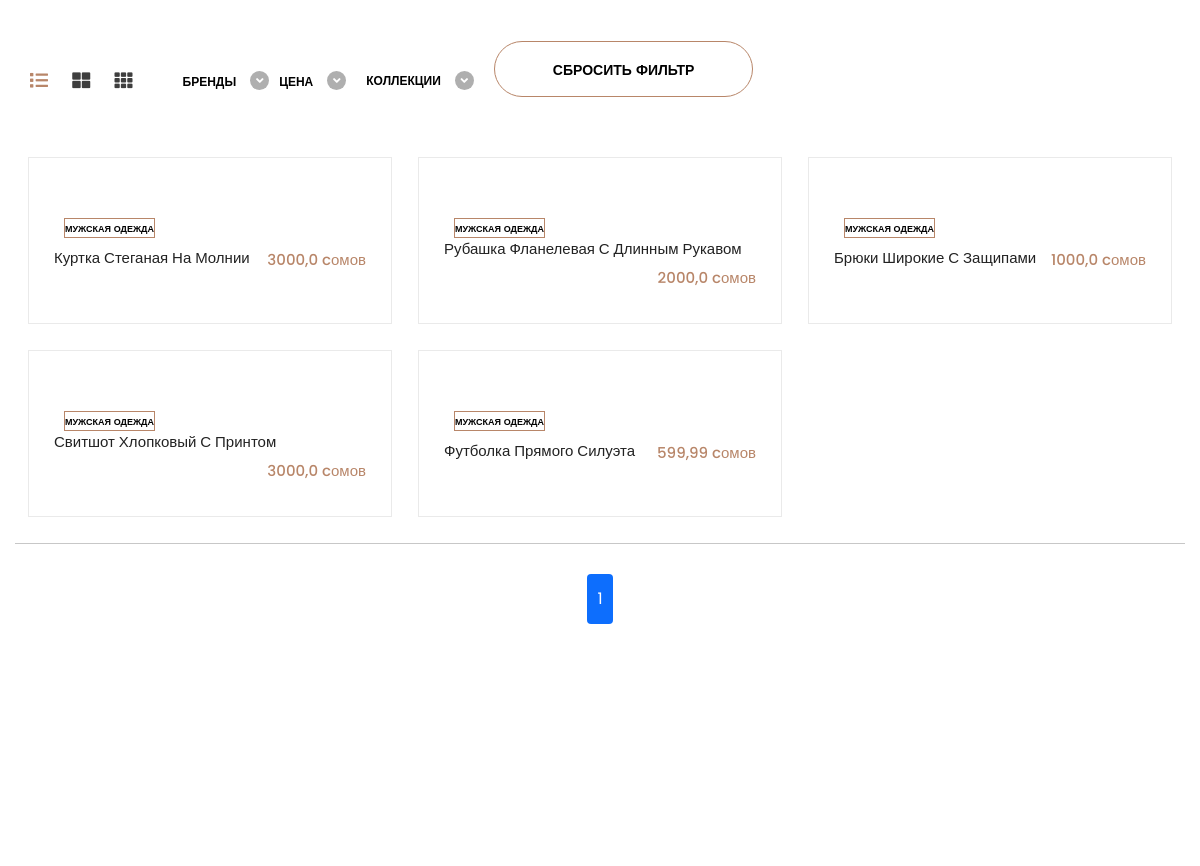
The app's page /clothes/ (middle part), older data.
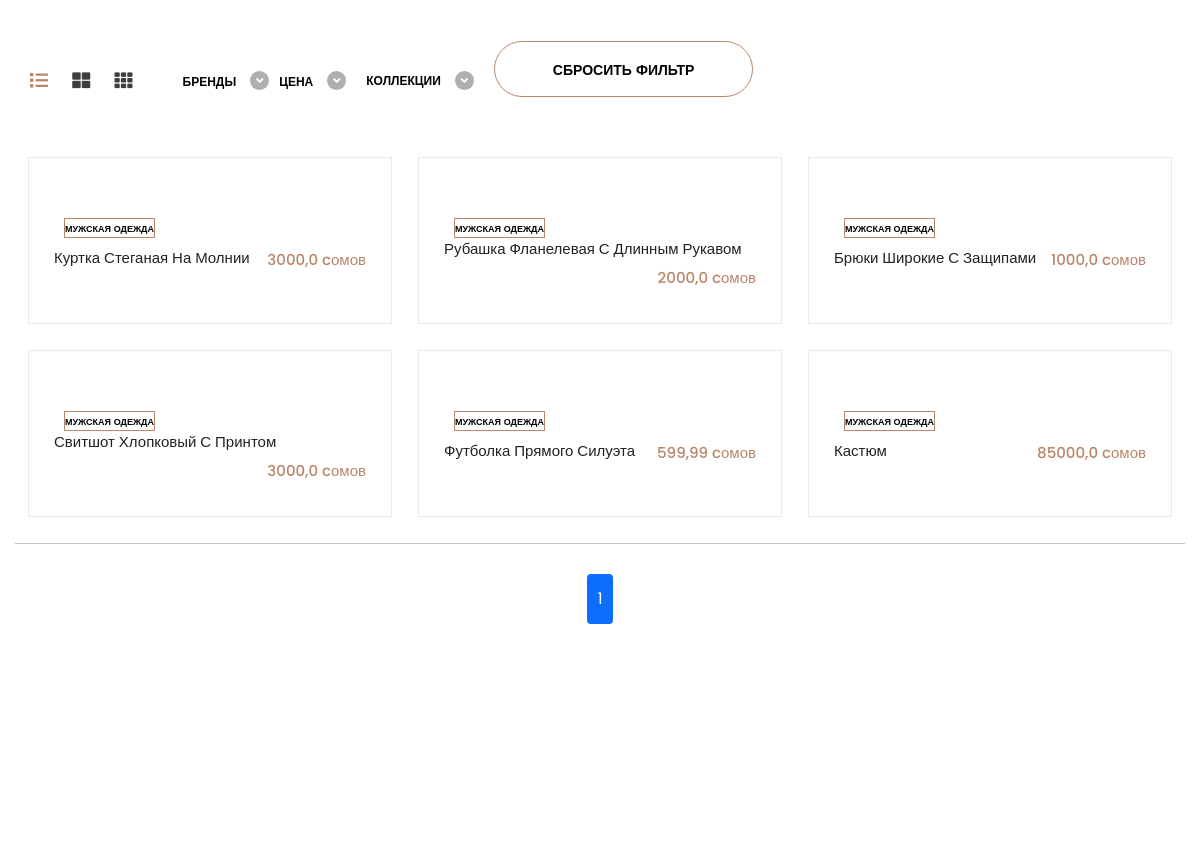
The same page, newer data.
### apps/products/models.py (models this page shows, shortened)
class Product(models.Model):
    title = models.CharField(
        max_length = 255,
        verbose_name = "Введите название"
    )
    descriptions = RichTextField(
        verbose_name="Информационный текст",
    )
    image = ResizedImageField(
        force_format="WEBP",
        quality=100,
        upload_to='sale/',
        verbose_name="Банерная фотография",
        blank = False, null = False
    )
    price = models.FloatField(
        verbose_name = "Цена"
    )
    price_sale = models.FloatField(
        blank = True,null = True,
        verbose_name = "Цена со скидкой(если есть скидка)"
    )
    category  = models.ForeignKey(CategoryAdd,
        related_name = "product_category",
        on_delete = models.CASCADE,
        verbose_name = "Выберите категорию в которую входит данный продукт"
    )
    category_twoo  = models.ForeignKey(TwoCategory,
        related_name = "product_category_twoo",
        on_delete = models.CASCADE,
        verbose_name = "Выберите вторичную категорию в которую входит данный продукт"
    )
    brand  = models.ForeignKey(Brand,
        related_name = "product_brand",
        on_delete = models.CASCADE,
        verbose_name = "Выберите бренд в которую входит данный продукт"
    )
    collection  = models.ForeignKey(Collection,
        related_name = "product_collection",
        on_delete = models.CASCADE,
        verbose_name = "Выберите коллекцию в которую входит данный продукт"
    )
    prices  = models.ForeignKey(Price,
        related_name = "product_prices",
        on_delete = models.CASCADE,
        verbose_name = "Выберите цену в которую входит данный продукт"
    )
    class Meta:
        verbose_name = "8) Добавить Одежду"
        verbose_name_plural = "8) Добавить Одежду"

class CategoryAdd(models.Model):
    settings = models.ForeignKey(Category,related_name = "categorys", on_delete = models.CASCADE)
    number = models.CharField(
        max_length = 255,
        default = '6',
        verbose_name = "Нумерация"
    )
    title = models.CharField(
        max_length = 255,
        verbose_name  = "Название категории"
    )
    image = ResizedImageField(
        force_format="WEBP",
        quality=100,
        upload_to='category/',
        verbose_name="Фотография",
        blank = False, null = False
    )
    def __str__(self):
        return f"{self.title}"
    class Meta:
        verbose_name = "Добавить категории"
        verbose_name_plural = "Добавить категории"

### apps/products/views.py (the view, shortened to what this page needs)
# urls.py: path("clothes/", views.shop, name="shop"),
def shop(request):
    settings = models.Settings.objects.latest("id")
    category = Category.objects.latest("id")
    deviz = models.Devis.objects.latest("id")
    sale = models.Sale.objects.all()
    blog = models.Blog.objects.all().order_by("?")[:3]
    collection = Collection.objects.all()
    sales = models.Sale.objects.first()
    if sales and sales.end_date:
        end_time = sales.end_date
    else:
        end_time = datetime.now()  # Это просто пример
    context = {'end_time': end_time.isoformat()}
    context = {'end_time': end_time.isoformat()}
    brand_filter = request.GET.get('brands')
    color_filter = request.GET.get('colors')
    size_filter = request.GET.get('sizses')
    price_filter = request.GET.get('prices')
    sort_by = request.GET.get('sort_by', 'featured')
    collection_filter = request.GET.get('collection')
    products = Product.objects.all()
    if brand_filter:
        products = products.filter(brand__title=brand_filter)
    if price_filter:
        try:
            max_price = float(price_filter.replace(',', '.'))
            products = products.filter(price__lte=max_price)
        except ValueError:
            pass
    if collection_filter:
        products = products.filter(collection__title=collection_filter)
    if sort_by == 'price_low':
        products = products.order_by('price')
    elif sort_by == 'price_high':
        products = products.order_by('-price')
    brands = Brand.objects.all()
    colors = ColorAd.objects.all()
    sizes = SizeAd.objects.all()
    prices = Price.objects.all()
    collections = Collection.objects.all()
    paginator = Paginator(products, 20)  # Показывать 10 продуктов на странице
    page_number = request.GET.get('page')
    products = paginator.get_page(page_number)
    reviews = Review.objects.all()
    return render(request,'shop/shop-category.html', locals())

### apps/products/models.py (called while the page is built)
    def __str__(self):
        return f"{self.title}"

    def __str__(self):
        return f"{self.title} "

### templates/shop/shop-category.html (shortened to what this page needs)
{% extends "include/homepage.html" %} {% load static %} {% block content %}
<div class="page-wrapper">
  <br />
  <br />
  <br />
  <section class="shop-page">
    <div class="container-fluid">
      <form id="filter-form" action="{% url 'shop' %}" method="get">
        <div class="shop-header">
          <div class="shop-filters">
            <ul class="tabs-icons">
              <li class="current" data-tab="tab-1">
                <i class="fa fa-list"></i>
              </li>
              <li data-tab="tab-2"><i class="fa fa-th-large"></i></li>
              <li data-tab="tab-3"><i class="fa fa-th"></i></li>
            </ul>
            <ul class="shop-ul">
              <li>
                <div class="drop-menu">
                  <div class="select">
                    <span>Бренды</span>
                    <div class="check-icon">
                      <i class="fa fa-angle-down"></i>
                    </div>
                  </div>
                </div>
              </li>
              <li>
                <div class="drop-menu">
                  <div class="select">
                    <span>Цена</span>
                    <div class="check-icon">
                      <i class="fa fa-angle-down"></i>
                    </div>
                  </div>
                </div>
              </li>
            </ul>
            <div class="sort-by">
                <div class="drop-menu">
                    <div class="select">
                        <span>Коллекции</span>
                        <div class="check-icon">
                            <i class="fa fa-angle-down"></i>
                        </div>
                    </div>
                </div>
            </div>
          </div>
          <a href="{% url 'shop' %}" title="" class="theme-btn reset-filter"
                  >сбросить фильтр</a
                >
        </div>
      </form>
      <div class="custom-tab-content">
        <div class="custom-tab-pane current" id="tab-1">
          <div class="collection-section bb-0">
            <div class="product-categories v2">
            {% for product in products %}
              <div class="product-cat">
                <div class="product-img">
                  <span class="pro-category">{{product.category}}</span>
                </div>
                <div class="product-info">
                  <h3>
                    <a href="{% url 'shop_detail' product.id %}" title=""
                      >{{product.title}}</a
                    >
                  </h3>
                  {% if product.price_sale %}
                  <span class="product-price"
                    >{{product.price_sale}} cомов</span
                  >
                  {% else %}
                  <span class="product-price">{{product.price}} cомов</span>
                  {% endif %}
                </div>
              </div>
            {% endfor %}
            </div>
          </div>
          <br>
          <ul class="pagination">
             {% for num in products.paginator.page_range %}
            <li
              class="page-item {% if products.number == num %}active{% endif %}"
            >
              <a class="page-link" href="?page={{ num }}">{{ num }}</a>
            </li>
            {% endfor %}
          </ul>
        </div>
      </div>
    </div>
  </section>
  <section class="marquee-section abt border-top-0">
  </section>
</div>
{% endblock %}

### templates/include/homepage.html (shortened to what this page needs)
{% load static %}
<!DOCTYPE html>
<html lang="en">
  <head>
    <link href="{% static 'css/all.min.css' %}" rel="stylesheet" />
    <link href="{% static 'css/bootstrap.min.css' %}" rel="stylesheet" />
    <link href="{% static 'css/slick.css' %}" rel="stylesheet" />
    <link href="{% static 'css/slick-theme.css' %}" rel="stylesheet" />
    <link href="{% static 'css/swiper-bundle.min.css' %}" rel="stylesheet" />
    <link href="{% static 'css/style.css' %}" rel="stylesheet" />
  </head>
  <body>
    {% block content %}
    {% endblock %}
  </body>
</html>

### templates/include/header.html (shortened to what this page needs)
{% load static %}

### templates/include/footer.html (shortened to what this page needs)
{% load static %}

Row changes from the older to the newer data that the page shows:
added Product: category "МУЖСКАЯ ОДЕЖДА", title "Кастюм", price_sale "85000,0"
